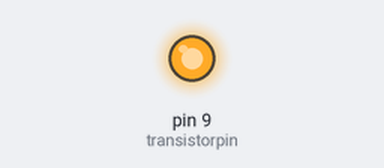
Simulated run of this sketch. Board: Arduino Uno, built with avr-gcc and run on an emulated ATmega328P. Parts: output pins drawn as LEDs (lit = HIGH).

Above: at 0.2 s.
Timing chart, 0 to 1.7 s (numbered marks = the images above):
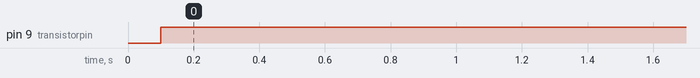

Measured:
- by itself, pin 9 (transistorpin): LOW → HIGH at 0.10 s

The sketch:

timer_100ms_meten_15minuten_slapen_P_MOSFET.ino
```cpp
// timer_100ms_meten_15minuten_slapen_P_MOSFET
#include <LowPower.h>
const int transistorpin = 9; // pin 9 aangesloten op MOSFET

void setup() {
   pinMode(transistorpin, OUTPUT);
}

void loop() {
digitalWrite(transistorpin, LOW);
delay(100); // pin 9 blijft 0,1 s LAAG voor meting (ivm P-MOSFET)
digitalWrite(transistorpin, HIGH);
   for (int i = 0; i < 209; i++)
   LowPower.powerDown(SLEEP_4S, ADC_OFF, BOD_OFF); // pin 9 blijft 15 min hoog (correctie voor tijdafwijking)
}
```
